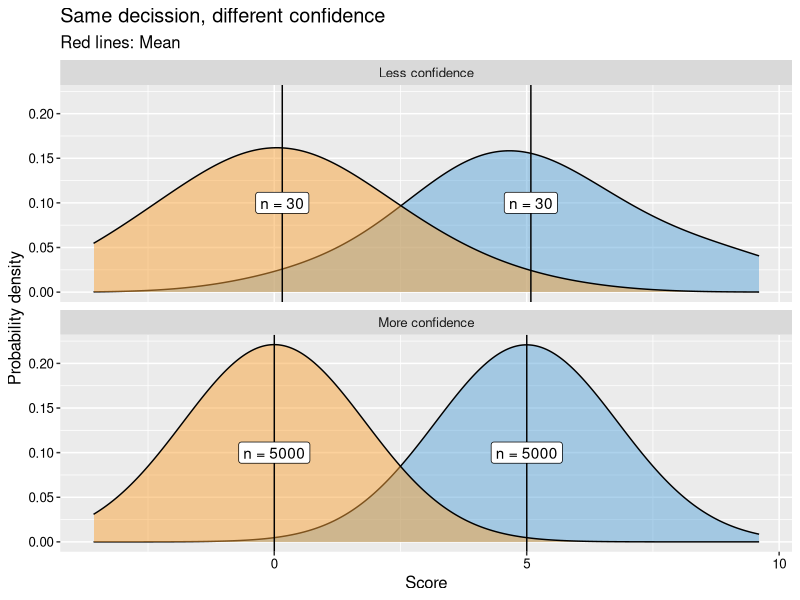
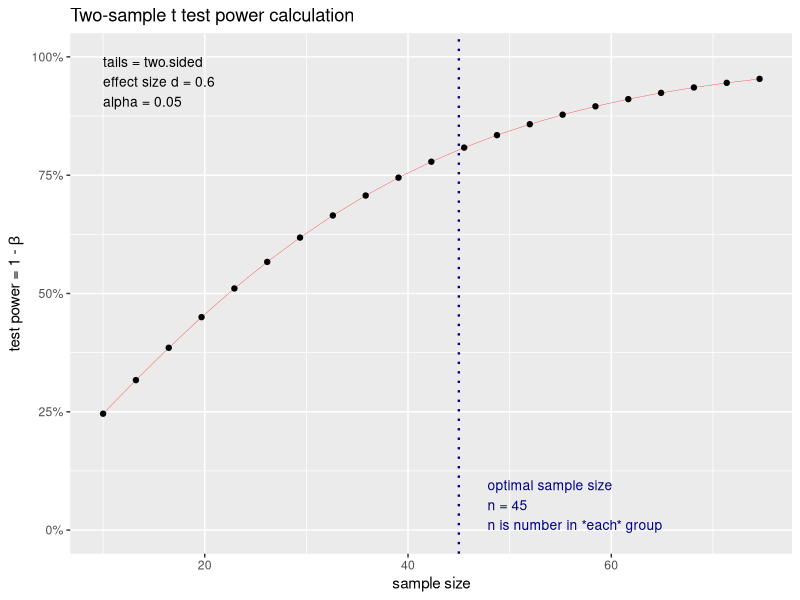
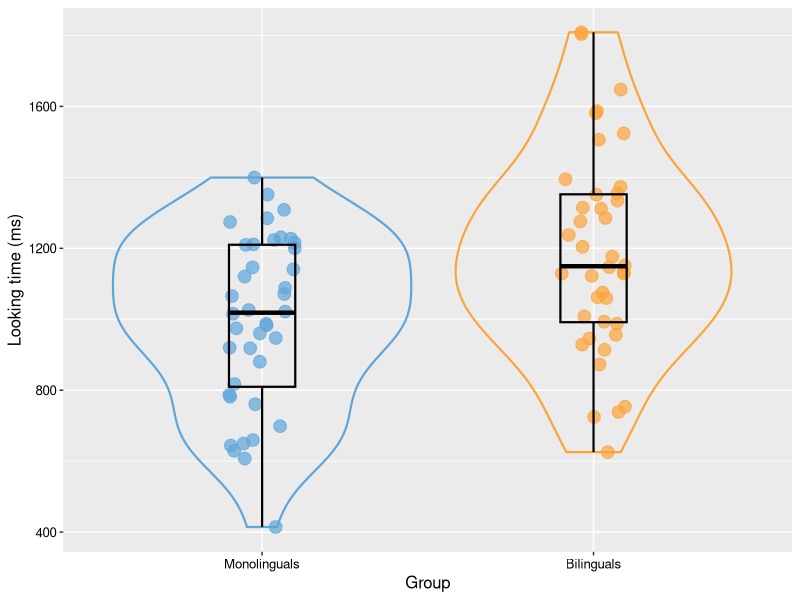
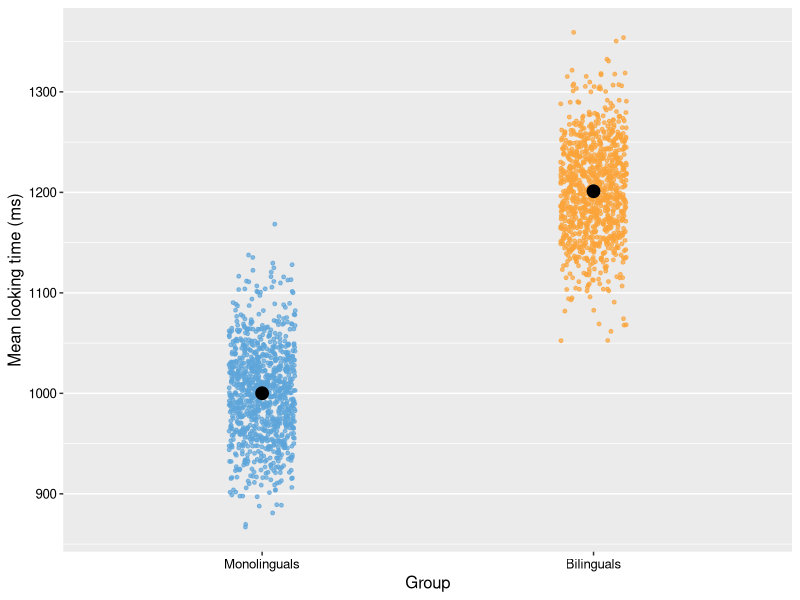
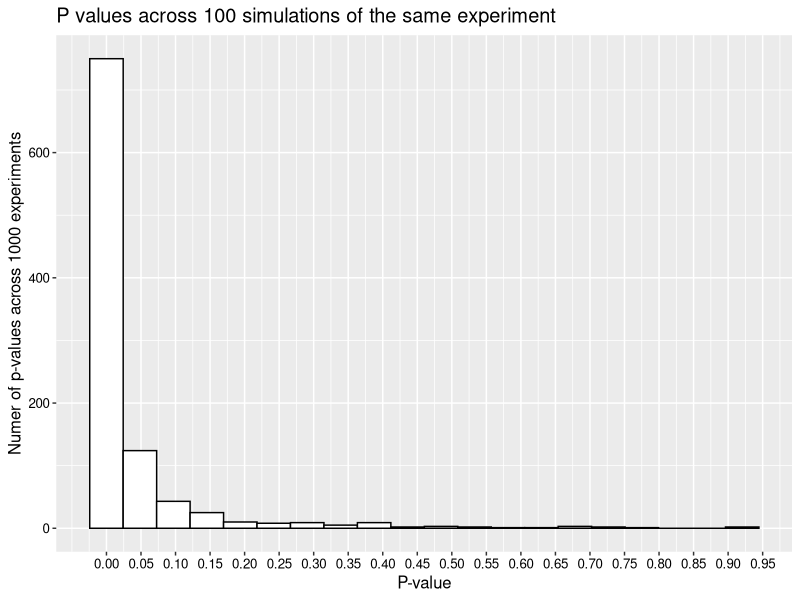
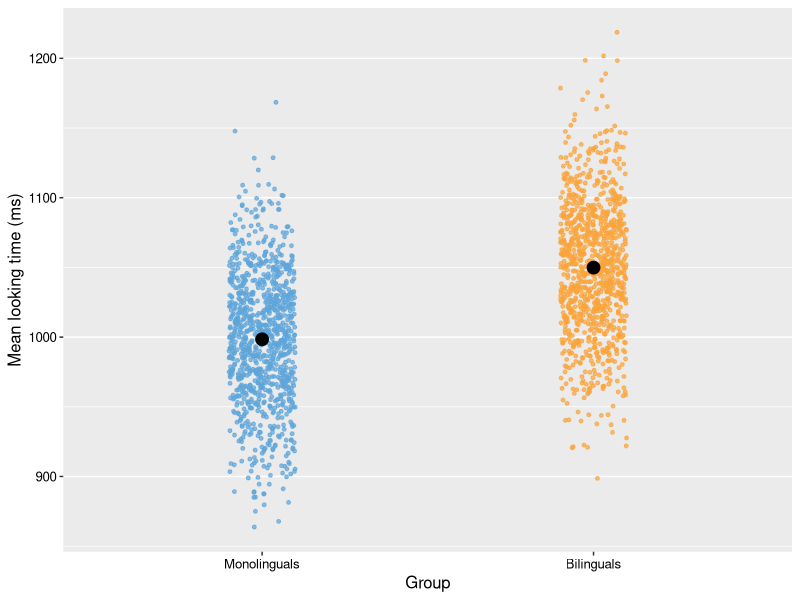
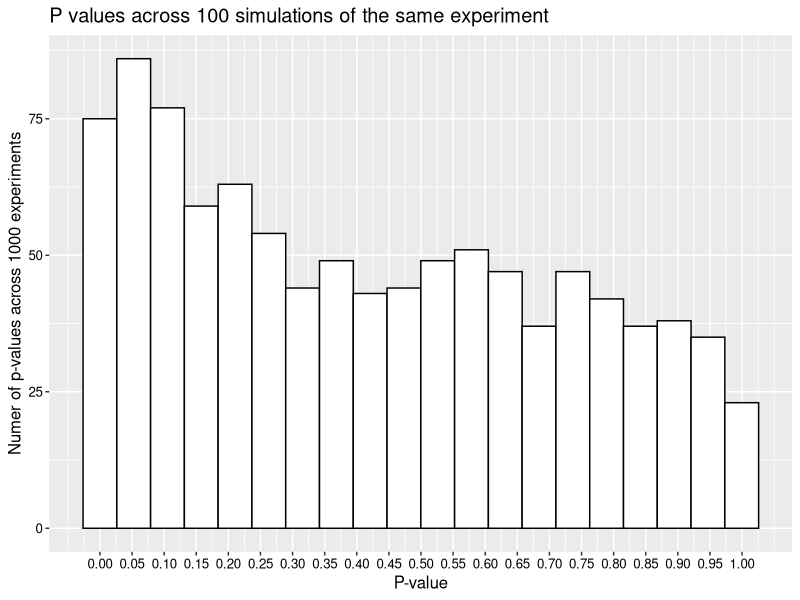
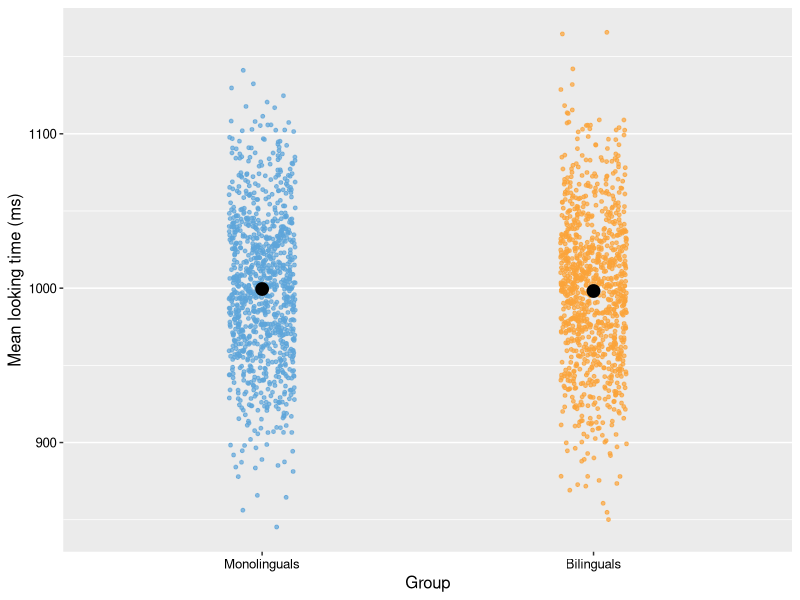

Source code (R) for these figures, in order:
## ---- chunk 1
knitr::opts_chunk$set(
	message = FALSE,
	warning = FALSE,
	include = TRUE
)
## ---- chunk 2
library(magrittr)
library(dplyr)
library(tidyr)
library(forcats)
library(broom)
library(purrr)
library(ggfortify)
library(ggplot2)
library(ggthemes)
library(knitr)

alpha <- 0.05
## ---- chunk 3
data_decission <- data.frame(
  experiment = c(rep("More confidence", 10000),
                 rep("Less confidence", 60)),
  group = c(rep("Monolinguals", 5000),
            rep("Bilinguals", 5000),
            rep("Monolinguals", 30),
            rep("Bilinguals", 30)),
  score = c(rnorm(n = 5000, mean = 0, sd = 1),
            rnorm(n = 5000, mean = 5, sd = 1),
            rnorm(n = 30, mean = 0, sd = 2),
            rnorm(n = 30, mean = 5, sd = 2))
)

summary_decission <- data_decission %>%
  group_by(experiment, group) %>%
  summarise(n = n(), mean = mean(score))

ggplot(data_decission, aes(x = score, fill = group)) +
  geom_density(alpha = 0.5, bw = 1.5) +
  geom_vline(data = summary_decission, aes(xintercept = mean)) +
  geom_label(data = summary_decission, aes(x = mean, y = 0.1),
             label = paste("n =", summary_decission$n), fill = "white") +
  labs(x = "Score", y = "Probability density", fill = "Group",
       title = "Same decission, different confidence",
       subtitle = "Red lines: Mean") +
  scale_fill_few(palette = "Medium") +
  theme(
    text = element_text(size = 12),
    axis.text = element_text(colour = "black"),
    legend.position = "none"
  ) +
  facet_wrap(~experiment, ncol = 1)


## ---- chunk 4
pwr::pwr.t.test(
  sig.level = 0.05,          # significance criterion (alpha)
  d = 0.6,                   # effect size of interest (ES)
  type = "two.sample",       # two independent samples
  alternative = "two.sided", # both BL>ML and ML>BL can lead to rejection of H0
  power = 0.80               # desired statistical power
)
## ---- chunk 5
pwr::pwr.t.test(
  sig.level = 0.05,          # significance criterion (alpha)
  d = 0.6,                   # effect size of interest (ES)
  type = "two.sample",       # two independent samples
  alternative = "two.sided", # both BL>ML and ML>BL can lead to rejection of H0
  power = 0.80               # desired statistical power
) %>%
  pwr::plot.power.htest(.) # show power curve
## ---- chunk 6
data <- data.frame(
  participant = paste0("id", 1:80),
  group = factor(rep(c("0", "1"), each = 40), labels = c("Monolinguals", "Bilinguals")),
  looking_time = c(rnorm(n = 40, mean = 1000, sd = 300),
                   rnorm(n = 40, mean = 1200, sd = 300))
) %>%
  mutate(
    group = fct_inorder(group)
  )

kable(rbind(head(data), tail(data)), digits = 2, col.names = c("Participant", "Group", "Looking time (ms)"), row.names = FALSE, align = "c")

## ---- chunk 7
summary <- data %>%
  group_by(group) %>%
  summarise(n = n(),
            mean = mean(looking_time),
            sd = mean(looking_time),
            sem = sd/sqrt(n))

kable(summary, digits = 2, col.names = c("Group", "n", "Mean (ms)", "SD", "SEM"), row.names = FALSE, align = "c")
## ---- chunk 8
ggplot(data, aes(x = group, y = looking_time, colour = group)) +
  geom_violin(fill = "transparent", size = 0.75, show.legend = FALSE) +
  geom_jitter(size = 4, alpha = 0.7, width = 0.1, show.legend = FALSE) +
  geom_boxplot(aes(middle = mean(looking_time)), varwidth = 0.1, fill = "transparent", colour = "black", width = 0.2, size = 0.75) +
  labs(x = "Group", y = "Looking time (ms)") + 
  scale_color_few(palette = "Medium") +
  theme(
    text = element_text(size = 12),
    axis.text = element_text(colour = "black")
  )
## ---- chunk 9
t.test(
  formula = looking_time ~ group, # specify response variable and predictors
  data = data                     # specify table with data
)

## ---- chunk 10
t.test <- t.test(
  formula = looking_time ~ group, # specify response variable and predictors
  data = data                     # specify table with data
)
es <- t.test$statistic/sqrt(40)

es
## ---- chunk 11

abs(qt(p = 0.05/2, df = (40-2)))

## ---- chunk 12

abs(qt(p = 0.05/2, df = (40-2)))/sqrt(40)

## ---- chunk 13
data_gaze_big <-
  vector("list", length = 1000) %>%
  set_names(paste0("experiment", 1:1000)) %>%
  map(
    ~data.frame(
      participant = paste0("id", 1:80),
      group = factor(rep(c("0", "1"), each = 40), labels = c("Monolinguals", "Bilinguals")),
      looking_time = c(rnorm(n = 40, mean = 1000, sd = 300),
                       rnorm(n = 40, mean = 1200, sd = 300))
    )
  )

summary_gaze_big <- data_gaze_big %>%
  map(~group_by(., group)) %>%
  map(~summarise(.,
                 n = n(),
                 mean = mean(looking_time),
                 sd = sd(looking_time),
                 sem = sd/sqrt(n))) %>%
  bind_rows(., .id = "experiment")
## ---- chunk 14
ggplot(summary_gaze_big, aes(x = group, y = mean, colour = group)) +
  geom_jitter(width = 0.1, alpha = 0.7, size = 1) +
  stat_summary(fun.y = mean, geom = "point", size = 4, colour = "black") +
  labs(x = "Group", y = "Mean looking time (ms)",
       "Mean looking time over 1000 experiments") +
  scale_colour_few(palette = "Medium") +
  theme(
    text = element_text(size = 12),
    axis.text = element_text(colour = "black"),
    panel.grid.major.x = element_blank(),
    legend.position = "none"
  )
## ---- chunk 15
t.test.list.big <- data_gaze_big %>%
  map(~t.test(looking_time ~ group, data = .))
t.test.big <-
  tibble(
    t = unlist(map(t.test.list.big, "statistic")),
    df = unlist(map(t.test.list.big, "parameter")),
    p = unlist(map(t.test.list.big, "p.value"))
  )
## ---- chunk 16
ggplot(t.test.big, aes(x = p)) +
  geom_histogram(bins = 20, fill = "white", colour = "black") +
  labs(x = "P-value", y = "Numer of p-values across 1000 experiments",
       title = "P values across 100 simulations of the same experiment") +
  scale_x_continuous(breaks = seq(0, 1, 0.05)) +
  theme(
    text = element_text(size = 12),
    axis.text = element_text(colour = "black")
  )
## ---- chunk 17
data_gaze_medium <-
  vector("list", length = 1000) %>%
  set_names(paste0("experiment", 1:1000)) %>%
  map(
    ~data.frame(
      participant = paste0("id", 1:80),
      group = factor(rep(c("0", "1"), each = 40), labels = c("Monolinguals", "Bilinguals")),
      looking_time = c(rnorm(n = 40, mean = 1000, sd = 300),
                       rnorm(n = 40, mean = 1050, sd = 300))
    )
  )

summary_gaze_medium <- data_gaze_medium %>%
  map(~group_by(., group)) %>%
  map(~summarise(.,
                 n = n(),
                 mean = mean(looking_time),
                 sd = sd(looking_time),
                 sem = sd/sqrt(n))) %>%
  bind_rows(., .id = "experiment")
## ---- chunk 18
ggplot(summary_gaze_medium, aes(x = group, y = mean, colour = group)) +
  geom_jitter(width = 0.1, alpha = 0.7, size = 1) +
  stat_summary(fun.y = mean, geom = "point", size = 4, colour = "black") +
  labs(x = "Group", y = "Mean looking time (ms)",
       "Mean looking time over 1000 experiments") +
  scale_colour_few(palette = "Medium") +
  theme(
    text = element_text(size = 12),
    axis.text = element_text(colour = "black"),
    panel.grid.major.x = element_blank(),
    legend.position = "none"
  )
## ---- chunk 19
t.test.list.medium <- data_gaze_medium %>%
  map(~t.test(looking_time ~ group, data = .))
t.test.medium <-
  tibble(
    t = unlist(map(t.test.list.medium, "statistic")),
    df = unlist(map(t.test.list.medium, "parameter")),
    p = unlist(map(t.test.list.medium, "p.value"))
  )
## ---- chunk 20
ggplot(t.test.medium, aes(x = p)) +
  geom_histogram(bins = 20, fill = "white", colour = "black") +
  labs(x = "P-value", y = "Numer of p-values across 1000 experiments",
       title = "P values across 100 simulations of the same experiment") +
  scale_x_continuous(breaks = seq(0, 1, 0.05)) +
  theme(
    text = element_text(size = 12),
    axis.text = element_text(colour = "black")
  )
## ---- chunk 21
data_gaze_no <-
  vector("list", length = 1000) %>%
  set_names(paste0("experiment", 1:1000)) %>%
  map(
    ~data.frame(
      participant = paste0("id", 1:80),
      group = factor(rep(c("0", "1"), each = 40), labels = c("Monolinguals", "Bilinguals")),
      looking_time = c(rnorm(n = 40, mean = 1000, sd = 300),
                       rnorm(n = 40, mean = 1000, sd = 300))
    )
  )

summary_gaze_no <- data_gaze_no %>%
  map(~group_by(., group)) %>%
  map(~summarise(.,
                 n = n(),
                 mean = mean(looking_time),
                 sd = sd(looking_time),
                 sem = sd/sqrt(n))) %>%
  bind_rows(., .id = "experiment")
## ---- chunk 22
ggplot(summary_gaze_no, aes(x = group, y = mean, colour = group)) +
  geom_jitter(width = 0.1, alpha = 0.7, size = 1) +
  stat_summary(fun.y = mean, geom = "point", size = 4, colour = "black") +
  labs(x = "Group", y = "Mean looking time (ms)",
       "Mean looking time over 1000 experiments") +
  scale_colour_few(palette = "Medium") +
  theme(
    text = element_text(size = 12),
    axis.text = element_text(colour = "black"),
    panel.grid.major.x = element_blank(),
    legend.position = "none"
  )
## ---- chunk 23
t.test.list.no <- data_gaze_no %>%
  map(~t.test(looking_time ~ group, data = .))
t.test.no <-
  tibble(
    t = unlist(map(t.test.list.no, "statistic")),
    df = unlist(map(t.test.list.no, "parameter")),
    p = unlist(map(t.test.list.no, "p.value"))
  )
## ---- chunk 24
ggplot(t.test.no, aes(x = p)) +
  geom_histogram(bins = 20, fill = "white", colour = "black") +
  labs(x = "P-value", y = "Numer of p-values across 1000 experiments",
       title = "P values across 100 simulations of the same experiment") +
  scale_x_continuous(breaks = seq(0, 1, 0.05)) +
  theme(
    text = element_text(size = 12),
    axis.text = element_text(colour = "black")
  )
